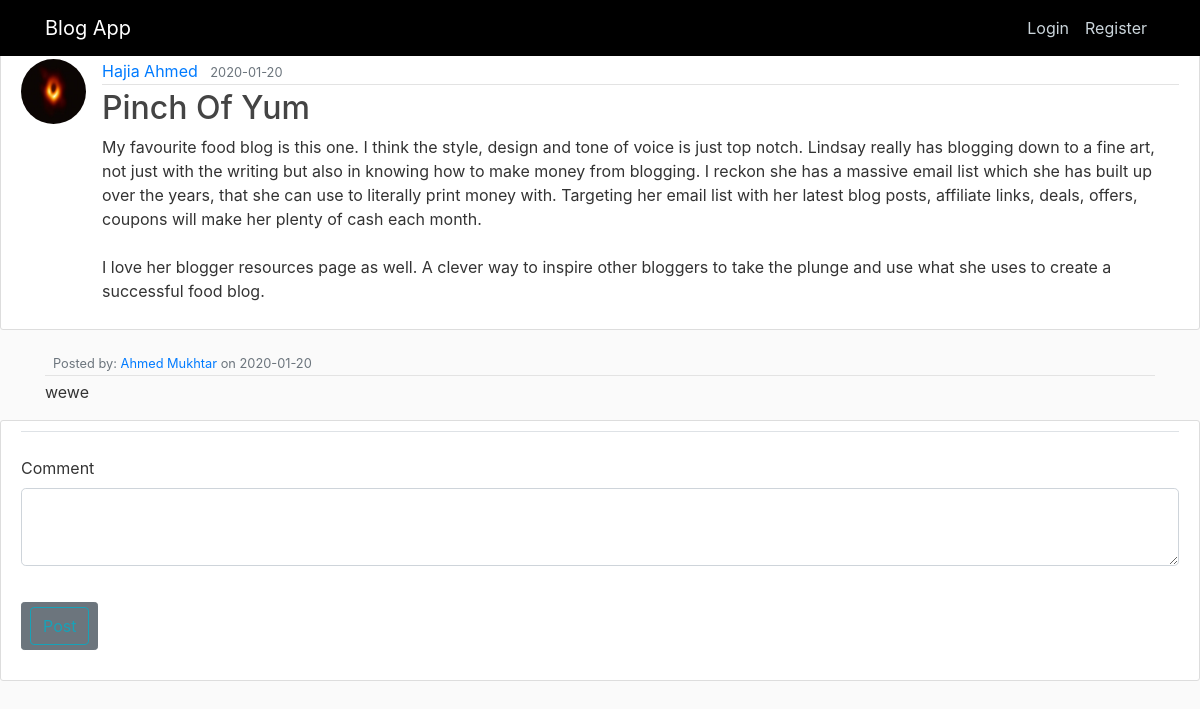
The app's page /post/4 with its own data.
### flaskblog/models.py (models this page shows, shortened)
class User(db.Model, UserMixin):
    id = db.Column(db.Integer, primary_key=True)
    username = db.Column(db.String(20), unique=True, nullable=False)
    email = db.Column(db.String(120), unique=True, nullable=False)
    image_file = db.Column(db.String(20), nullable=False, default='default.jpg')
    password = db.Column(db.String(60), nullable=False)
    posts = db.relationship('Post', backref='author', lazy=True)
    comment = db.relationship('Comment', backref='author', lazy=True)

class Post(db.Model):
    id = db.Column(db.Integer, primary_key=True)
    title = db.Column(db.String(100), nullable=False)
    date_posted = db.Column(db.DateTime, nullable=False, default=datetime.utcnow)
    content = db.Column(db.Text, nullable=False)
    user_id = db.Column(db.Integer, db.ForeignKey('user.id'), nullable=False)

class Comment(db.Model):
    id = db.Column(db.Integer, primary_key=True)
    date_posted = db.Column(db.DateTime, nullable=False, default=datetime.utcnow)
    content = db.Column(db.Text, nullable=False)
    user_id = db.Column(db.Integer, db.ForeignKey('user.id'), nullable=False)

### flaskblog/routes.py (the view)
@app.route("/post/<int:post_id>",  methods=['GET', 'POST'])
def post(post_id):
    post = Post.query.get_or_404(post_id)
    comments = Comment.query.all()
    form = CommentForm()
    if form.validate_on_submit():
        comment = Comment(content=form.content.data, author=current_user)
        db.session.add(comment)
        db.session.commit()
        flash('Your comment has been created!', 'success')
        return redirect(url_for('home'))
    return render_template('post.html', post=post, form=form, comments=comments)

### flaskblog/forms.py
class CommentForm(FlaskForm):
    content = TextAreaField('Comment', validators=[DataRequired()])
    submit = SubmitField('Post')

### flaskblog/templates/post.html (shortened to what this page needs)
{% extends "layout.html" %} {% block content %}
<article class="media content-section mt-5">
  <img
    class="rounded-circle article-img"
    src="{{ url_for('static', filename='dp/' + post.author.image_file) }}"
  />
  <div class="media-body">
    <div class="article-metadata">
      <a
        class="mr-2"
        href="{{ url_for('user_posts', username=post.author.username) }}"
        >{{ post.author.username }}</a
      >
      <small class="text-muted"
        >{{ post.date_posted.strftime('%Y-%m-%d') }}</small
      >
    </div>
    <h2 class="article-title">{{ post.title }}</h2>
    <p class="article-content">{{ post.content }}</p>
  </div>
</article>
<div>
 {% for comment in comments %}
  <div class="container mt-2 mb-3">
    <div class="">
      <div class="media-body">
        <div class="article-metadata">
          <small class="text-muted"
            >Posted by:
            <a href=""
              >{{ comment.author.username }}</a
            >
            on {{ comment.date_posted.strftime('%Y-%m-%d') }}</small
          >
        </div>
        <p class="article-content">{{ comment.content }}</p>
      </div>
    </div>
  </div>
  {% endfor %}
</div>
<div class="content-section">
  <form method="POST" action="">
    <fieldset class="form-group">
      <legend class="border-bottom mb-4">{{ legend }}</legend>
      <div class="form-group">
        {{ form.content.label(class="form-control-label") }} {% if
        form.content.errors %} {{ form.content(class="form-control
        form-control-lg is-invalid") }}
        <div class="invalid-feedback">
          {% for error in form.content.errors %}
          <span>{{ errors }}</span>
          {% endfor %}
        </div>
        {% else %} {{ form.content(class="form-control form-control-lg") }} {%
        endif %}
      </div>
    </fieldset>
    <div class="form-group">
      <a class="btn btn-secondary btn-sm mt-1 mb-1" href="{{ url_for('post', post_id=post.id) }}">{{ form.submit(class="btn btn-outline-info") }}</a
  >
    </div>
  </form>
</div>
{% endblock content %}

### flaskblog/static/main.css (style rules this page uses)
* { margin: 0; padding: 0; }
body { background: #fafafa; color: #333333; }
h1, h2, h3, h4, h5, h6 { color: #444444; }
.content-section { background: #ffffff; padding: 10px 20px; border: 1px solid #dddddd; border-radius: 3px; margin-bottom: 20px; }
.article-title { color: #444444; }
.article-content { white-space: pre-line; }
.article-img { height: 65px; width: 65px; margin-right: 16px; }
.article-metadata { padding-bottom: 1px; margin-bottom: 4px; border-bottom: 1px solid #e3e3e3 }

### records on screen
User: image_file (placeholder picture), author.username "Hajia Ahmed"
Post: date_posted "2020-01-20", title "Pinch Of Yum", content "My favourite food blog is this one. I think the style, design and tone of voice is just top notch. Lindsay really has blogging down to a fine art, not just with the writing but also in knowing how to make money from blogging. I reckon she has a massive email list which she has built up over the years, that she can use to literally print money with. Targeting her email list with her latest blog posts, affiliate links, deals, offers, coupons will make her plenty of cash each month. I love her blogger resources page as well. A clever way to inspire other bloggers to take the plunge and use what she uses to create a successful food blog."
Comment: author.username "Ahmed Mukhtar", date_posted "2020-01-20", content "wewe"
